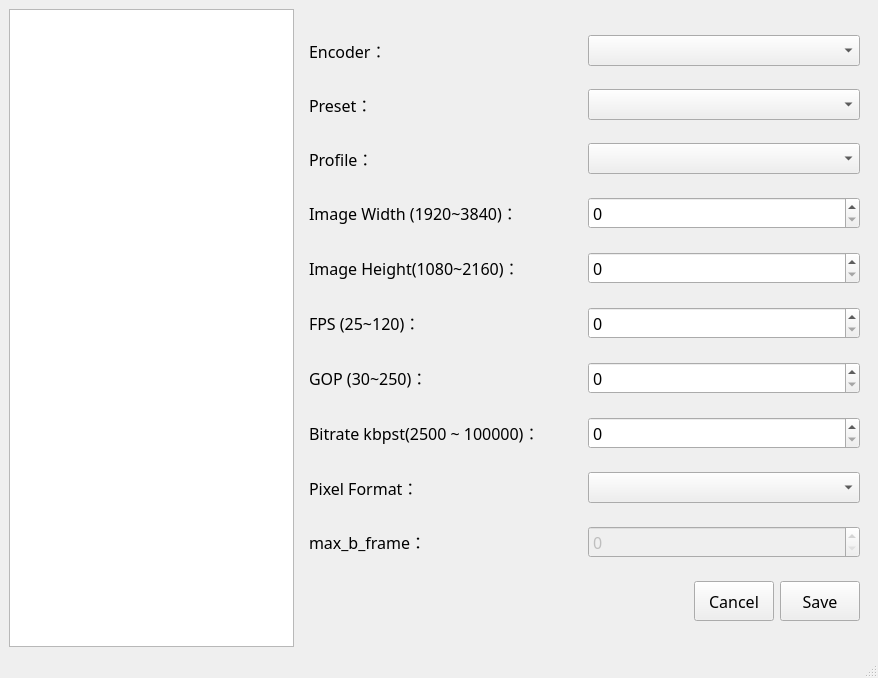
<?xml version="1.0" encoding="UTF-8"?>
<ui version="4.0">
 <class>setting</class>
 <widget class="QMainWindow" name="setting">
  <property name="geometry">
   <rect>
    <x>0</x>
    <y>0</y>
    <width>878</width>
    <height>678</height>
   </rect>
  </property>
  <property name="windowTitle">
   <string>MainWindow</string>
  </property>
  <widget class="QWidget" name="centralwidget">
   <layout class="QVBoxLayout" name="verticalLayout">
    <item>
     <layout class="QHBoxLayout" name="horizontalLayout" stretch="2,4">
      <item>
       <widget class="QListView" name="SelectView">
        <property name="font">
         <font>
          <family>微軟正黑體</family>
          <pointsize>16</pointsize>
         </font>
        </property>
       </widget>
      </item>
      <item>
       <widget class="QStackedWidget" name="stackedWidget">
        <property name="currentIndex">
         <number>1</number>
        </property>
        <widget class="QWidget" name="cameraPage">
         <layout class="QVBoxLayout" name="verticalLayout_2" stretch="0,5,0">
          <item>
           <widget class="QGroupBox" name="audioGroup">
            <property name="font">
             <font>
              <family>微軟正黑體</family>
              <pointsize>12</pointsize>
             </font>
            </property>
            <property name="title">
             <string>Audio</string>
            </property>
            <layout class="QHBoxLayout" name="horizontalLayout_3">
             <item>
              <layout class="QHBoxLayout" name="horizontalLayout_2">
               <item>
                <widget class="QLabel" name="label">
                 <property name="font">
                  <font>
                   <family>微軟正黑體</family>
                   <pointsize>12</pointsize>
                  </font>
                 </property>
                 <property name="text">
                  <string>Mic Select</string>
                 </property>
                </widget>
               </item>
               <item>
                <widget class="QComboBox" name="comboBox">
                 <property name="font">
                  <font>
                   <family>微軟正黑體</family>
                   <pointsize>12</pointsize>
                  </font>
                 </property>
                </widget>
               </item>
              </layout>
             </item>
            </layout>
           </widget>
          </item>
          <item>
           <widget class="QGroupBox" name="imageGroup">
            <property name="font">
             <font>
              <family>微軟正黑體</family>
              <pointsize>12</pointsize>
             </font>
            </property>
            <property name="title">
             <string>Image</string>
            </property>
            <layout class="QVBoxLayout" name="verticalLayout_3">
             <item>
              <layout class="QHBoxLayout" name="etHLayout">
               <item>
                <widget class="QLabel" name="lb_ExposureTime">
                 <property name="font">
                  <font>
                   <family>微軟正黑體</family>
                   <pointsize>12</pointsize>
                  </font>
                 </property>
                 <property name="text">
                  <string>Exposure Time</string>
                 </property>
                </widget>
               </item>
               <item>
                <widget class="QComboBox" name="cb_ExposureTime">
                 <property name="font">
                  <font>
                   <family>微軟正黑體</family>
                   <pointsize>12</pointsize>
                  </font>
                 </property>
                </widget>
               </item>
              </layout>
             </item>
             <item>
              <layout class="QHBoxLayout" name="isoHLayout">
               <item>
                <widget class="QLabel" name="lb_ISO">
                 <property name="font">
                  <font>
                   <family>微軟正黑體</family>
                   <pointsize>12</pointsize>
                  </font>
                 </property>
                 <property name="text">
                  <string>ISO</string>
                 </property>
                </widget>
               </item>
               <item>
                <widget class="QComboBox" name="cb_ISO">
                 <property name="font">
                  <font>
                   <family>微軟正黑體</family>
                   <pointsize>12</pointsize>
                  </font>
                 </property>
                </widget>
               </item>
              </layout>
             </item>
             <item>
              <layout class="QHBoxLayout" name="evHLayout">
               <item>
                <widget class="QLabel" name="lb_EV">
                 <property name="font">
                  <font>
                   <family>微軟正黑體</family>
                   <pointsize>12</pointsize>
                  </font>
                 </property>
                 <property name="text">
                  <string>EV</string>
                 </property>
                </widget>
               </item>
               <item>
                <widget class="QComboBox" name="cb_EV">
                 <property name="font">
                  <font>
                   <family>微軟正黑體</family>
                   <pointsize>12</pointsize>
                  </font>
                 </property>
                </widget>
               </item>
              </layout>
             </item>
             <item>
              <layout class="QHBoxLayout" name="aeHLayout">
               <item>
                <widget class="QLabel" name="lb_AEAREA">
                 <property name="font">
                  <font>
                   <family>微軟正黑體</family>
                   <pointsize>12</pointsize>
                  </font>
                 </property>
                 <property name="text">
                  <string>AE AREA</string>
                 </property>
                </widget>
               </item>
               <item>
                <widget class="QComboBox" name="cb_AEAREA">
                 <property name="font">
                  <font>
                   <family>微軟正黑體</family>
                   <pointsize>12</pointsize>
                  </font>
                 </property>
                </widget>
               </item>
              </layout>
             </item>
             <item>
              <layout class="QHBoxLayout" name="wdrHLayout">
               <item>
                <widget class="QLabel" name="lb_WDR">
                 <property name="font">
                  <font>
                   <family>微軟正黑體</family>
                   <pointsize>12</pointsize>
                  </font>
                 </property>
                 <property name="text">
                  <string>WDR</string>
                 </property>
                </widget>
               </item>
               <item>
                <widget class="QComboBox" name="cb_WDR">
                 <property name="font">
                  <font>
                   <family>微軟正黑體</family>
                   <pointsize>12</pointsize>
                  </font>
                 </property>
                </widget>
               </item>
              </layout>
             </item>
             <item>
              <layout class="QHBoxLayout" name="wbLayout">
               <item>
                <widget class="QLabel" name="lb_WB">
                 <property name="font">
                  <font>
                   <family>微軟正黑體</family>
                   <pointsize>12</pointsize>
                  </font>
                 </property>
                 <property name="text">
                  <string>WB</string>
                 </property>
                </widget>
               </item>
               <item>
                <widget class="QComboBox" name="cb_WB">
                 <property name="font">
                  <font>
                   <family>微軟正黑體</family>
                   <pointsize>12</pointsize>
                  </font>
                 </property>
                </widget>
               </item>
              </layout>
             </item>
             <item>
              <layout class="QHBoxLayout" name="wbctLayout">
               <item>
                <widget class="QLabel" name="lb_WBCT">
                 <property name="font">
                  <font>
                   <family>微軟正黑體</family>
                   <pointsize>12</pointsize>
                  </font>
                 </property>
                 <property name="text">
                  <string>WBCT</string>
                 </property>
                </widget>
               </item>
               <item>
                <widget class="QSpinBox" name="sb_WBCT">
                 <property name="font">
                  <font>
                   <family>微軟正黑體</family>
                   <pointsize>12</pointsize>
                  </font>
                 </property>
                </widget>
               </item>
              </layout>
             </item>
            </layout>
           </widget>
          </item>
          <item>
           <layout class="QHBoxLayout" name="camerabtLayout">
            <item>
             <spacer name="horizontalSpacer">
              <property name="orientation">
               <enum>Qt::Horizontal</enum>
              </property>
              <property name="sizeHint" stdset="0">
               <size>
                <width>40</width>
                <height>20</height>
               </size>
              </property>
             </spacer>
            </item>
            <item>
             <widget class="QPushButton" name="pushButton">
              <property name="minimumSize">
               <size>
                <width>0</width>
                <height>40</height>
               </size>
              </property>
              <property name="font">
               <font>
                <family>微軟正黑體</family>
                <pointsize>12</pointsize>
               </font>
              </property>
              <property name="text">
               <string>Cancel</string>
              </property>
             </widget>
            </item>
            <item>
             <widget class="QPushButton" name="save_btn">
              <property name="minimumSize">
               <size>
                <width>0</width>
                <height>40</height>
               </size>
              </property>
              <property name="font">
               <font>
                <family>微軟正黑體</family>
                <pointsize>12</pointsize>
               </font>
              </property>
              <property name="text">
               <string>Save</string>
              </property>
             </widget>
            </item>
           </layout>
          </item>
         </layout>
        </widget>
        <widget class="QWidget" name="encodePage">
         <layout class="QVBoxLayout" name="verticalLayout_5">
          <item>
           <layout class="QHBoxLayout" name="encoderHLayout">
            <item>
             <widget class="QLabel" name="lb_Encoder">
              <property name="font">
               <font>
                <family>微軟正黑體</family>
                <pointsize>12</pointsize>
               </font>
              </property>
              <property name="text">
               <string>Encoder：</string>
              </property>
             </widget>
            </item>
            <item>
             <widget class="QComboBox" name="cb_Encoder">
              <property name="font">
               <font>
                <family>微軟正黑體</family>
                <pointsize>12</pointsize>
               </font>
              </property>
             </widget>
            </item>
           </layout>
          </item>
          <item>
           <layout class="QHBoxLayout" name="horizontalLayout_5">
            <item>
             <widget class="QLabel" name="lb_preset">
              <property name="font">
               <font>
                <family>微軟正黑體</family>
                <pointsize>12</pointsize>
               </font>
              </property>
              <property name="text">
               <string>Preset：</string>
              </property>
             </widget>
            </item>
            <item>
             <widget class="QComboBox" name="cb_preset">
              <property name="font">
               <font>
                <family>微軟正黑體</family>
                <pointsize>12</pointsize>
               </font>
              </property>
             </widget>
            </item>
           </layout>
          </item>
          <item>
           <layout class="QHBoxLayout" name="horizontalLayout_6">
            <item>
             <widget class="QLabel" name="lb_profile">
              <property name="font">
               <font>
                <family>微軟正黑體</family>
                <pointsize>12</pointsize>
               </font>
              </property>
              <property name="text">
               <string>Profile：</string>
              </property>
             </widget>
            </item>
            <item>
             <widget class="QComboBox" name="cb_profile">
              <property name="font">
               <font>
                <family>微軟正黑體</family>
                <pointsize>12</pointsize>
               </font>
              </property>
             </widget>
            </item>
           </layout>
          </item>
          <item>
           <layout class="QHBoxLayout" name="horizontalLayout_7">
            <item>
             <widget class="QLabel" name="lb_ImageW">
              <property name="font">
               <font>
                <family>微軟正黑體</family>
                <pointsize>12</pointsize>
               </font>
              </property>
              <property name="text">
               <string>Image Width (1920~3840)：</string>
              </property>
             </widget>
            </item>
            <item>
             <widget class="QSpinBox" name="sb_ImageW">
              <property name="font">
               <font>
                <family>微軟正黑體</family>
                <pointsize>12</pointsize>
               </font>
              </property>
             </widget>
            </item>
           </layout>
          </item>
          <item>
           <layout class="QHBoxLayout" name="horizontalLayout_8">
            <item>
             <widget class="QLabel" name="lb_ImageH">
              <property name="font">
               <font>
                <family>微軟正黑體</family>
                <pointsize>12</pointsize>
               </font>
              </property>
              <property name="text">
               <string>Image Height(1080~2160)：</string>
              </property>
             </widget>
            </item>
            <item>
             <widget class="QSpinBox" name="sb_ImageH">
              <property name="font">
               <font>
                <family>微軟正黑體</family>
                <pointsize>12</pointsize>
               </font>
              </property>
             </widget>
            </item>
           </layout>
          </item>
          <item>
           <layout class="QHBoxLayout" name="horizontalLayout_9">
            <item>
             <widget class="QLabel" name="lb_FPS">
              <property name="font">
               <font>
                <family>微軟正黑體</family>
                <pointsize>12</pointsize>
               </font>
              </property>
              <property name="text">
               <string>FPS (25~120)：</string>
              </property>
             </widget>
            </item>
            <item>
             <widget class="QSpinBox" name="sb_FPS">
              <property name="font">
               <font>
                <family>微軟正黑體</family>
                <pointsize>12</pointsize>
               </font>
              </property>
             </widget>
            </item>
           </layout>
          </item>
          <item>
           <layout class="QHBoxLayout" name="horizontalLayout_13">
            <item>
             <widget class="QLabel" name="lb_GOP">
              <property name="font">
               <font>
                <family>微軟正黑體</family>
                <pointsize>12</pointsize>
               </font>
              </property>
              <property name="text">
               <string>GOP (30~250)：</string>
              </property>
             </widget>
            </item>
            <item>
             <widget class="QSpinBox" name="sb_GOP">
              <property name="font">
               <font>
                <family>微軟正黑體</family>
                <pointsize>12</pointsize>
               </font>
              </property>
             </widget>
            </item>
           </layout>
          </item>
          <item>
           <layout class="QHBoxLayout" name="horizontalLayout_14">
            <item>
             <widget class="QLabel" name="lb_bitrate">
              <property name="font">
               <font>
                <family>微軟正黑體</family>
                <pointsize>12</pointsize>
               </font>
              </property>
              <property name="text">
               <string>Bitrate kbpst(2500 ~ 100000)：</string>
              </property>
             </widget>
            </item>
            <item>
             <widget class="QSpinBox" name="sb_bitrate">
              <property name="font">
               <font>
                <family>微軟正黑體</family>
                <pointsize>12</pointsize>
               </font>
              </property>
             </widget>
            </item>
           </layout>
          </item>
          <item>
           <layout class="QHBoxLayout" name="horizontalLayout_15">
            <item>
             <widget class="QLabel" name="lb_pixel">
              <property name="font">
               <font>
                <family>微軟正黑體</family>
                <pointsize>12</pointsize>
               </font>
              </property>
              <property name="text">
               <string>Pixel Format：</string>
              </property>
             </widget>
            </item>
            <item>
             <widget class="QComboBox" name="cb_pixel">
              <property name="font">
               <font>
                <family>微軟正黑體</family>
                <pointsize>12</pointsize>
               </font>
              </property>
             </widget>
            </item>
           </layout>
          </item>
          <item>
           <layout class="QHBoxLayout" name="horizontalLayout_16">
            <item>
             <widget class="QLabel" name="lb_maxbframe">
              <property name="font">
               <font>
                <family>微軟正黑體</family>
                <pointsize>12</pointsize>
               </font>
              </property>
              <property name="text">
               <string>max_b_frame：</string>
              </property>
             </widget>
            </item>
            <item>
             <widget class="QSpinBox" name="sb_maxbframe">
              <property name="enabled">
               <bool>false</bool>
              </property>
              <property name="font">
               <font>
                <family>微軟正黑體</family>
                <pointsize>12</pointsize>
               </font>
              </property>
             </widget>
            </item>
           </layout>
          </item>
          <item>
           <layout class="QHBoxLayout" name="horizontalLayout_4">
            <item>
             <spacer name="horizontalSpacer_2">
              <property name="orientation">
               <enum>Qt::Horizontal</enum>
              </property>
              <property name="sizeHint" stdset="0">
               <size>
                <width>40</width>
                <height>20</height>
               </size>
              </property>
             </spacer>
            </item>
            <item>
             <widget class="QPushButton" name="bt_en_bt">
              <property name="minimumSize">
               <size>
                <width>0</width>
                <height>40</height>
               </size>
              </property>
              <property name="font">
               <font>
                <family>微軟正黑體</family>
                <pointsize>12</pointsize>
               </font>
              </property>
              <property name="text">
               <string>Cancel</string>
              </property>
             </widget>
            </item>
            <item>
             <widget class="QPushButton" name="bt_en_ss">
              <property name="minimumSize">
               <size>
                <width>0</width>
                <height>40</height>
               </size>
              </property>
              <property name="font">
               <font>
                <family>微軟正黑體</family>
                <pointsize>12</pointsize>
               </font>
              </property>
              <property name="text">
               <string>Save</string>
              </property>
             </widget>
            </item>
           </layout>
          </item>
         </layout>
        </widget>
        <widget class="QWidget" name="aoPage">
         <layout class="QVBoxLayout" name="verticalLayout_4">
          <item>
           <layout class="QHBoxLayout" name="SPHLayout">
            <item>
             <widget class="QLabel" name="lb_SP">
              <property name="font">
               <font>
                <family>微軟正黑體</family>
                <pointsize>12</pointsize>
               </font>
              </property>
              <property name="text">
               <string>Splice Model：</string>
              </property>
             </widget>
            </item>
            <item>
             <widget class="QComboBox" name="cb_SP">
              <property name="font">
               <font>
                <family>微軟正黑體</family>
                <pointsize>12</pointsize>
               </font>
              </property>
             </widget>
            </item>
           </layout>
          </item>
          <item>
           <layout class="QHBoxLayout" name="RowLayout">
            <item>
             <widget class="QLabel" name="lb_row">
              <property name="font">
               <font>
                <family>微軟正黑體</family>
                <pointsize>12</pointsize>
               </font>
              </property>
              <property name="text">
               <string>row：</string>
              </property>
             </widget>
            </item>
            <item>
             <widget class="QComboBox" name="cb_row">
              <property name="font">
               <font>
                <family>微軟正黑體</family>
                <pointsize>12</pointsize>
               </font>
              </property>
             </widget>
            </item>
           </layout>
          </item>
          <item>
           <layout class="QHBoxLayout" name="columnLayout">
            <item>
             <widget class="QLabel" name="label_4">
              <property name="font">
               <font>
                <family>微軟正黑體</family>
                <pointsize>12</pointsize>
               </font>
              </property>
              <property name="text">
               <string>column：</string>
              </property>
             </widget>
            </item>
            <item>
             <widget class="QComboBox" name="comboBox_4">
              <property name="font">
               <font>
                <family>微軟正黑體</family>
                <pointsize>12</pointsize>
               </font>
              </property>
             </widget>
            </item>
           </layout>
          </item>
          <item>
           <layout class="QHBoxLayout" name="CameraLayout">
            <item>
             <widget class="QLabel" name="label_5">
              <property name="font">
               <font>
                <family>微軟正黑體</family>
                <pointsize>12</pointsize>
               </font>
              </property>
              <property name="text">
               <string>Camera：</string>
              </property>
             </widget>
            </item>
            <item>
             <widget class="QComboBox" name="comboBox_5">
              <property name="font">
               <font>
                <family>微軟正黑體</family>
                <pointsize>12</pointsize>
               </font>
              </property>
             </widget>
            </item>
           </layout>
          </item>
          <item>
           <layout class="QHBoxLayout" name="horizontalLayout_10"/>
          </item>
          <item>
           <layout class="QHBoxLayout" name="horizontalLayout_11">
            <item>
             <widget class="QWidget" name="widget" native="true"/>
            </item>
           </layout>
          </item>
          <item>
           <layout class="QHBoxLayout" name="horizontalLayout_12">
            <item>
             <widget class="QPushButton" name="pushButton_3">
              <property name="sizePolicy">
               <sizepolicy hsizetype="Minimum" vsizetype="Fixed">
                <horstretch>0</horstretch>
                <verstretch>0</verstretch>
               </sizepolicy>
              </property>
              <property name="minimumSize">
               <size>
                <width>0</width>
                <height>40</height>
               </size>
              </property>
              <property name="font">
               <font>
                <family>微軟正黑體</family>
                <pointsize>12</pointsize>
               </font>
              </property>
              <property name="text">
               <string>Reset</string>
              </property>
             </widget>
            </item>
            <item>
             <widget class="QPushButton" name="pushButton_4">
              <property name="minimumSize">
               <size>
                <width>0</width>
                <height>40</height>
               </size>
              </property>
              <property name="font">
               <font>
                <family>微軟正黑體</family>
                <pointsize>12</pointsize>
               </font>
              </property>
              <property name="text">
               <string>Clean</string>
              </property>
             </widget>
            </item>
            <item>
             <widget class="QPushButton" name="pushButton_5">
              <property name="minimumSize">
               <size>
                <width>0</width>
                <height>40</height>
               </size>
              </property>
              <property name="font">
               <font>
                <family>微軟正黑體</family>
                <pointsize>12</pointsize>
               </font>
              </property>
              <property name="text">
               <string>Cancel</string>
              </property>
             </widget>
            </item>
            <item>
             <widget class="QPushButton" name="pushButton_6">
              <property name="minimumSize">
               <size>
                <width>0</width>
                <height>40</height>
               </size>
              </property>
              <property name="font">
               <font>
                <family>微軟正黑體</family>
                <pointsize>12</pointsize>
               </font>
              </property>
              <property name="text">
               <string>Save</string>
              </property>
             </widget>
            </item>
           </layout>
          </item>
         </layout>
        </widget>
       </widget>
      </item>
     </layout>
    </item>
   </layout>
  </widget>
  <widget class="QMenuBar" name="menubar">
   <property name="geometry">
    <rect>
     <x>0</x>
     <y>0</y>
     <width>878</width>
     <height>21</height>
    </rect>
   </property>
  </widget>
  <widget class="QStatusBar" name="statusbar"/>
 </widget>
 <resources/>
 <connections/>
</ui>
